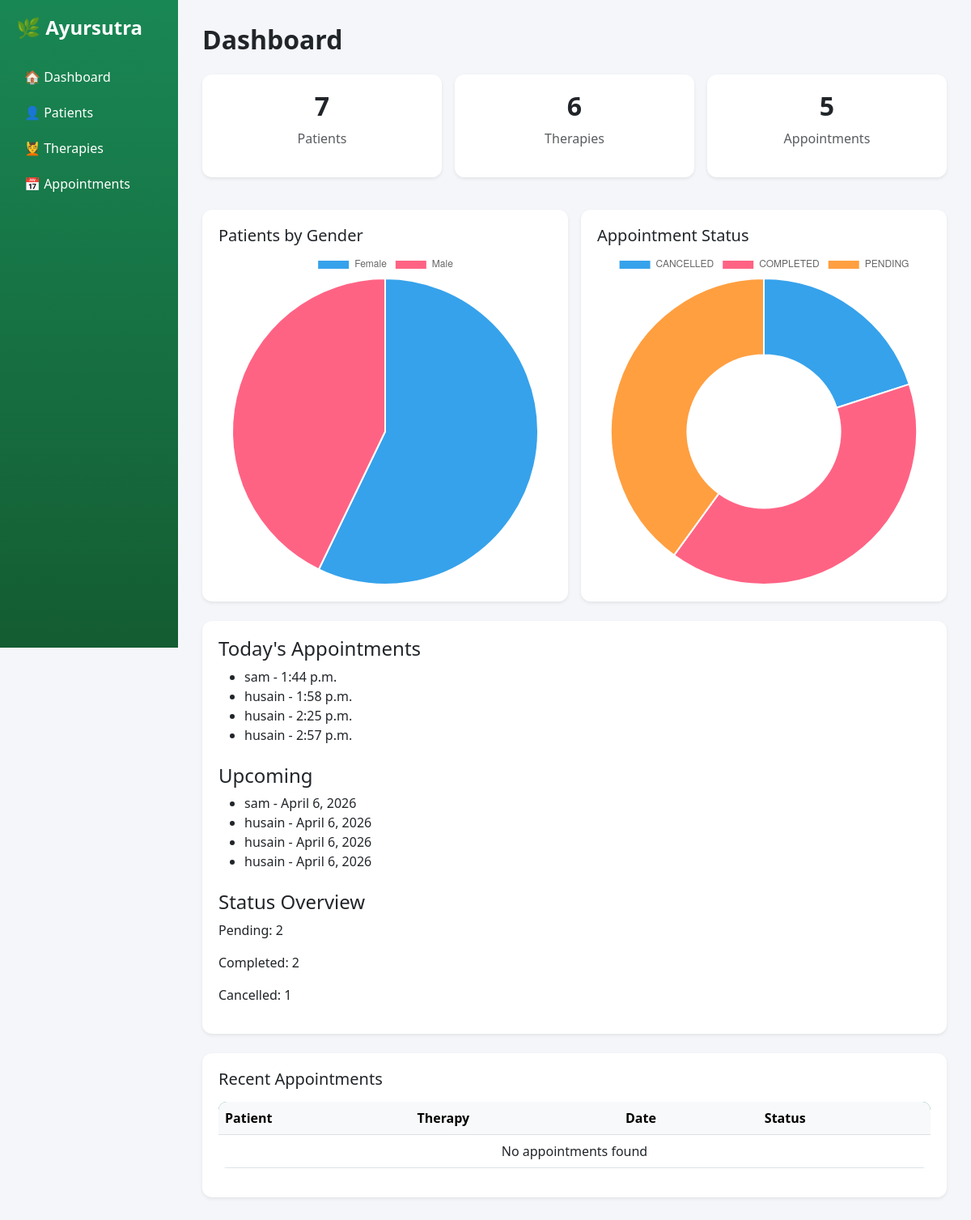
The page /dashboard/ (signed in) on the database its author committed.
### therapies/models.py (models this page shows, shortened)
class Appointment(models.Model):
    STATUS_CHOICES = [
        ('PENDING', 'Pending'),
        ('COMPLETED', 'Completed'),
        ('CANCELLED', 'Cancelled'),
    ]
    patient = models.ForeignKey(Patient, on_delete=models.CASCADE, related_name="therapy_appointments")
    therapy = models.ForeignKey(Therapy, on_delete=models.CASCADE)
    date = models.DateField()
    time = models.TimeField()
    status = models.CharField(
        max_length=10,
        choices=STATUS_CHOICES,
        default='PENDING'
    )
    prescription = models.TextField(blank=True, null=True)
    doctor_notes = models.TextField(blank=True, null=True)

### patients/models.py (models this page shows, shortened)
class Patient(models.Model):
    GENDER_CHOICES = [
        ('Male', 'Male'),
        ('Female', 'Female'),
        ('Prefer not to say', 'Prefer not to say'),
    ]
    name = models.CharField(max_length=100)
    age = models.IntegerField()
    gender = models.CharField(max_length=25, choices=GENDER_CHOICES)
    phone = models.CharField(max_length=10, validators=[phone_validator])
    user = models.OneToOneField(User, on_delete=models.CASCADE, related_name='patient')
    name = models.CharField(max_length=100)
    phone = models.CharField(max_length=15)
    email = models.EmailField(blank=True, null=True)
    def __str__(self):
        return self.name

### patients/views.py (the view)
# urls.py: path('dashboard/', views.dashboard, name='dashboard'),
@login_required
def dashboard(request):
    if request.path.startswith('/admin'):
        return redirect('/dashboard/')
    if request.user.is_staff or request.user.is_superuser:
        total_patients = Patient.objects.count()
        total_therapies = Therapy.objects.count()
        total_appointments = Appointment.objects.count()
        gender_data = Patient.objects.values('gender').annotate(count=Count('gender'))
        gender_labels = [g['gender'] for g in gender_data]
        gender_counts = [g['count'] for g in gender_data]
        status_data = Appointment.objects.values('status').annotate(count=Count('status'))
        status_labels = [s['status'] for s in status_data]
        status_counts = [s['count'] for s in status_data]
        today = date.today()
        context = {
            'total_patients': total_patients,
            'total_therapies': total_therapies,
            'total_appointments': total_appointments,
            'today_appointments': Appointment.objects.filter(date=today),
            'upcoming_appointments': Appointment.objects.filter(date__gte=today)[:5],
            'gender_labels': gender_labels,
            'gender_counts': gender_counts,
            'status_labels': status_labels,
            'status_counts': status_counts,
            'pending_count': Appointment.objects.filter(status='PENDING').count(),
            'completed_count': Appointment.objects.filter(status='COMPLETED').count(),
            'cancelled_count': Appointment.objects.filter(status='CANCELLED').count(),
        }
        return render(request, 'patients/dashboard.html', context)
    elif hasattr(request.user, 'patient'):
        return redirect('patient_dashboard')
    else:
        return redirect('patient_login')

### patients/templates/patients/dashboard.html (shortened to what this page needs)
{% extends 'base.html' %}
{% block content %}
<h2 class="mb-4">Dashboard</h2>
<div class="row g-3">
    <div class="col-md-4">
        <div class="card text-center shadow-sm">
            <div class="card-body">
                <h2>{{ total_patients }}</h2>
                <p class="text-muted">Patients</p>
            </div>
        </div>
    </div>
    <div class="col-md-4">
        <div class="card text-center shadow-sm">
            <div class="card-body">
                <h2>{{ total_therapies }}</h2>
                <p class="text-muted">Therapies</p>
            </div>
        </div>
    </div>
    <div class="col-md-4">
        <div class="card text-center shadow-sm">
            <div class="card-body">
                <h2>{{ total_appointments }}</h2>
                <p class="text-muted">Appointments</p>
            </div>
        </div>
    </div>
</div>
<div class="row mt-4 g-3">
    <div class="col-md-6">
        <div class="card shadow-sm">
            <div class="card-body">
                <h5>Patients by Gender</h5>
                <canvas id="genderChart"></canvas>
            </div>
        </div>
    </div>
    <div class="col-md-6">
        <div class="card shadow-sm">
            <div class="card-body">
                <h5>Appointment Status</h5>
                <canvas id="statusChart"></canvas>
            </div>
        </div>
    </div>
</div>
<div class="card mt-4 shadow-sm">
    <div class="card-body">
        <h4>Today's Appointments</h4>
        <ul>
            {% for appt in today_appointments %}
                <li>{{ appt.patient }} - {{ appt.time }}</li>
            {% empty %}
                <li>No appointments today</li>
            {% endfor %}
        </ul>
        <h4 class="mt-4">Upcoming</h4>
        <ul>
            {% for appt in upcoming_appointments %}
                <li>{{ appt.patient }} - {{ appt.date }}</li>
            {% empty %}
                <li>No upcoming appointments</li>
            {% endfor %}
        </ul>
        <h4 class="mt-4">Status Overview</h4>
        <p>Pending: {{ pending_count }}</p>
        <p>Completed: {{ completed_count }}</p>
        <p>Cancelled: {{ cancelled_count }}</p>
    </div>
</div>
<div class="card mt-4 shadow-sm">
    <div class="card-body">
        <h5>Recent Appointments</h5>
        <table class="table table-hover mt-3">
            <thead class="table-light">
                <tr>
                    <th>Patient</th>
                    <th>Therapy</th>
                    <th>Date</th>
                    <th>Status</th>
                </tr>
            </thead>
            <tbody>
                {% for appt in appointments %}
                <tr>
                    <td>{{ appt.patient }}</td>
                    <td>{{ appt.therapy }}</td>
                    <td>{{ appt.date }}</td>
                    <td>
                        {% if appt.status == "PENDING" %}
                            <span class="badge bg-warning text-dark">Pending</span>
                        {% elif appt.status == "COMPLETED" %}
                            <span class="badge bg-success">Completed</span>
                        {% else %}
                            <span class="badge bg-danger">Cancelled</span>
                        {% endif %}
                    </td>
                </tr>
                {% empty %}
                <tr>
                    <td colspan="4" class="text-center">No appointments found</td>
                </tr>
                {% endfor %}
            </tbody>
        </table>
    </div>
</div>
<script>
    new Chart(document.getElementById('genderChart'), {
        type: 'pie',
        data: {
            labels: {{ gender_labels|safe }},
            datasets: [{
                data: {{ gender_counts|safe }},
            }]
        }
    });
    new Chart(document.getElementById('statusChart'), {
        type: 'doughnut',
        data: {
            labels: {{ status_labels|safe }},
            datasets: [{
                data: {{ status_counts|safe }},
            }]
        }
    });
</script>
{% endblock %}

### patients/static/patients/css/style.css (style rules this page uses)
body { font-family: 'Segoe UI', Tahoma, Geneva, Verdana, sans-serif; background-color: #f4f6f9; margin: 0; }
.card { border: none; border-radius: 12px; box-shadow: 0 4px 12px rgba(0,0,0,0.08); }
.card-body { padding: 20px; }
.table { border-radius: 10px; overflow: hidden; }
.table thead { background-color: #198754; color: white; }
h2 { font-weight: 600; }
.card, .btn { transition: all 0.2s ease-in-out; }
.card h2 { font-size: 32px; font-weight: bold; }

### rows shown on the page
Appointment: patient "sam", time "1:44 p.m.", date "April 6, 2026"
Appointment: patient "husain", time "1:58 p.m.", date "April 6, 2026"
Appointment: patient "husain", time "2:25 p.m.", date "April 6, 2026"
Appointment: patient "husain", time "2:57 p.m.", date "April 6, 2026"

### other values the page prints
{{ total_patients }} "7"
{{ total_therapies }} "6"
{{ total_appointments }} "5"
{{ pending_count }} "2"
{{ completed_count }} "2"
{{ cancelled_count }} "1"
chart data {{ gender_labels|safe }} ['Female', 'Male']
chart data {{ gender_counts|safe }} [4, 3]
chart data {{ status_labels|safe }} ['CANCELLED', 'COMPLETED', 'PENDING']
chart data {{ status_counts|safe }} [1, 2, 2]
